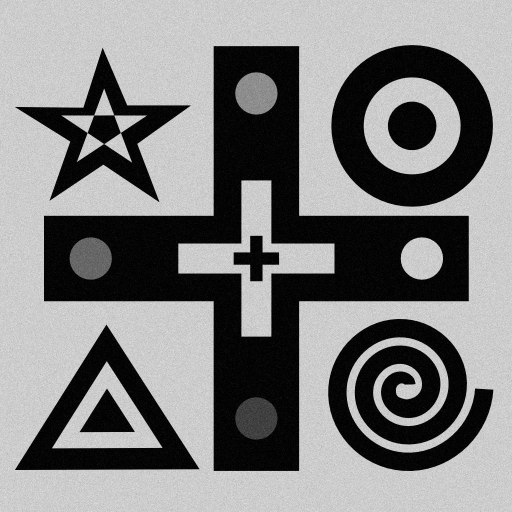
#> input picture lectures/01-ImagesAndNoise/figures/testpattern_noisy.jpg, 1024 x 1024 px (shown at 1/2 size); the run also reads 2 pictures not shown here
$ jupyter execute --allow-errors Introduction2Images.ipynb   (shell and % lines are left out)
#> lines starting #> are read from the running program, lines starting #| are printed output that depends on the picture
<h1>Contents<span class="tocSkip"></span></h1>
<div class="toc"><ul class="toc-item"><li><span><a href="#Module-Number/Introduction-to-images" data-toc-modified-id="Module-Number/Introduction-to-images-1"><span class="toc-item-num">1&nbsp;&nbsp;</span>Module Number/Introduction to images</a></span><ul class="toc-item"><li><span><a href="#Training-objectives" data-toc-modified-id="Training-objectives-1.1"><span class="toc-item-num">1.1&nbsp;&nbsp;</span>Training objectives</a></span></li></ul></li><li><span><a href="#What-shall-we-do-with-our-images?" data-toc-modified-id="What-shall-we-do-with-our-images?-2"><span class="toc-item-num">2&nbsp;&nbsp;</span>What shall we do with our images?</a></span><ul class="toc-item"><li><span><a href="#You-have-data..." data-toc-modified-id="You-have-data...-2.1"><span class="toc-item-num">2.1&nbsp;&nbsp;</span>You have data...</a></span><ul class="toc-item"><li><span><a href="#Important-questions" data-toc-modified-id="Important-questions-2.1.1"><span class="toc-item-num">2.1.1&nbsp;&nbsp;</span>Important questions</a></span></li><li><span><a href="#Which-information-do-you-expect-from-the-data" data-toc-modified-id="Which-information-do-you-expect-from-the-data-2.1.2"><span class="toc-item-num">2.1.2&nbsp;&nbsp;</span>Which information do you expect from the data</a></span></li></ul></li><li><span><a href="#Measurements-are-rarely-perfect" data-toc-modified-id="Measurements-are-rarely-perfect-2.2"><span class="toc-item-num">2.2&nbsp;&nbsp;</span>Measurements are rarely perfect</a></span></li><li><span><a href="#Questions" data-toc-modified-id="Questions-2.3"><span class="toc-item-num">2.3&nbsp;&nbsp;</span>Questions</a></span></li></ul></li><li><span><a href="#Images" data-toc-modified-id="Images-3"><span class="toc-item-num">3&nbsp;&nbsp;</span>Images</a></span><ul class="toc-item"><li><span><a href="#Define-an-image" data-toc-modified-id="Define-an-image-3.1"><span class="toc-item-num">3.1&nbsp;&nbsp;</span>Define an image</a></span><ul class="toc-item"><li><span><a href="#What-is-an-image?" data-toc-modified-id="What-is-an-image?-3.1.1"><span class="toc-item-num">3.1.1&nbsp;&nbsp;</span>What is an image?</a></span></li><li><span><a href="#Image-sampling" data-toc-modified-id="Image-sampling-3.1.2"><span class="toc-item-num">3.1.2&nbsp;&nbsp;</span>Image sampling</a></span></li><li><span><a href="#Different-types-of-images" data-toc-modified-id="Different-types-of-images-3.1.3"><span class="toc-item-num">3.1.3&nbsp;&nbsp;</span>Different types of images</a></span></li></ul></li><li><span><a href="#Pixel-size-and-resolution" data-toc-modified-id="Pixel-size-and-resolution-3.2"><span class="toc-item-num">3.2&nbsp;&nbsp;</span>Pixel size and resolution</a></span><ul class="toc-item"><li><span><a href="#Pixel-size" data-toc-modified-id="Pixel-size-3.2.1"><span class="toc-item-num">3.2.1&nbsp;&nbsp;</span>Pixel size</a></span></li><li><span><a href="#Resolution" data-toc-modified-id="Resolution-3.2.2"><span class="toc-item-num">3.2.2&nbsp;&nbsp;</span>Resolution</a></span></li><li><span><a href="#Demonstrating-different-pixel-sizes" data-toc-modified-id="Demonstrating-different-pixel-sizes-3.2.3"><span class="toc-item-num">3.2.3&nbsp;&nbsp;</span>Demonstrating different pixel sizes</a></span></li><li><span><a href="#Edges-at-different-resolutions-and-pixel-sizes" data-toc-modified-id="Edges-at-different-resolutions-and-pixel-sizes-3.2.4"><span class="toc-item-num">3.2.4&nbsp;&nbsp;</span>Edges at different resolutions and pixel sizes</a></span></li></ul></li><li><span><a href="#Image-intensity" data-toc-modified-id="Image-intensity-3.3"><span class="toc-item-num">3.3&nbsp;&nbsp;</span>Image intensity</a></span><ul class="toc-item"><li><span><a href="#How-many-bits-are-needed?" data-toc-modified-id="How-many-bits-are-needed?-3.3.1"><span class="toc-item-num">3.3.1&nbsp;&nbsp;</span>How many bits are needed?</a></span></li><li><span><a href="#The-histogram" data-toc-modified-id="The-histogram-3.3.2"><span class="toc-item-num">3.3.2&nbsp;&nbsp;</span>The histogram</a></span></li><li><span><a href="#Details-of-the-histogram" data-toc-modified-id="Details-of-the-histogram-3.3.3"><span class="toc-item-num">3.3.3&nbsp;&nbsp;</span>Details of the histogram</a></span></li><li><span><a href="#Histogram-examples" data-toc-modified-id="Histogram-examples-3.3.4"><span class="toc-item-num">3.3.4&nbsp;&nbsp;</span>Histogram examples</a></span></li></ul></li><li><span><a href="#Visualizing-gray-levels" data-toc-modified-id="Visualizing-gray-levels-3.4"><span class="toc-item-num">3.4&nbsp;&nbsp;</span>Visualizing gray levels</a></span><ul class="toc-item"><li><span><a href="#Using-pseudo-colormaps" data-toc-modified-id="Using-pseudo-colormaps-3.4.1"><span class="toc-item-num">3.4.1&nbsp;&nbsp;</span>Using pseudo colormaps</a></span></li><li><span><a href="#Brightness" data-toc-modified-id="Brightness-3.4.2"><span class="toc-item-num">3.4.2&nbsp;&nbsp;</span>Brightness</a></span></li><li><span><a href="#Contrast" data-toc-modified-id="Contrast-3.4.3"><span class="toc-item-num">3.4.3&nbsp;&nbsp;</span>Contrast</a></span></li></ul></li><li><span><a href="#Pixelwise-operations" data-toc-modified-id="Pixelwise-operations-3.5"><span class="toc-item-num">3.5&nbsp;&nbsp;</span>Pixelwise operations</a></span><ul class="toc-item"><li><span><a href="#Demonstrating-arithmetic-functions-(flat-field-normalization)" data-toc-modified-id="Demonstrating-arithmetic-functions-(flat-field-normalization)-3.5.1"><span class="toc-item-num">3.5.1&nbsp;&nbsp;</span>Demonstrating arithmetic functions (flat field normalization)</a></span></li><li><span><a href="#Normalization-with-loops" data-toc-modified-id="Normalization-with-loops-3.5.2"><span class="toc-item-num">3.5.2&nbsp;&nbsp;</span>Normalization with loops</a></span></li></ul></li><li><span><a href="#Questions" data-toc-modified-id="Questions-3.6"><span class="toc-item-num">3.6&nbsp;&nbsp;</span>Questions</a></span></li></ul></li><li><span><a href="#Noise-in-images" data-toc-modified-id="Noise-in-images-4"><span class="toc-item-num">4&nbsp;&nbsp;</span>Noise in images</a></span><ul class="toc-item"><li><span><a href="#Noise-types" data-toc-modified-id="Noise-types-4.1"><span class="toc-item-num">4.1&nbsp;&nbsp;</span>Noise types</a></span><ul class="toc-item"><li><span><a href="#Noise-models---Gaussian-noise" data-toc-modified-id="Noise-models---Gaussian-noise-4.1.1"><span class="toc-item-num">4.1.1&nbsp;&nbsp;</span>Noise models - Gaussian noise</a></span></li><li><span><a href="#Poisson-noise" data-toc-modified-id="Poisson-noise-4.1.2"><span class="toc-item-num">4.1.2&nbsp;&nbsp;</span>Poisson noise</a></span></li><li><span><a href="#Compare-Gaussian-and-Poisson-noise" data-toc-modified-id="Compare-Gaussian-and-Poisson-noise-4.1.3"><span class="toc-item-num">4.1.3&nbsp;&nbsp;</span>Compare Gaussian and Poisson noise</a></span></li></ul></li><li><span><a href="#Signal-to-noise-ratio" data-toc-modified-id="Signal-to-noise-ratio-4.2"><span class="toc-item-num">4.2&nbsp;&nbsp;</span>Signal to noise ratio</a></span><ul class="toc-item"><li><span><a href="#Compute-the-SNR-in-an-image" data-toc-modified-id="Compute-the-SNR-in-an-image-4.2.1"><span class="toc-item-num">4.2.1&nbsp;&nbsp;</span>Compute the SNR in an image</a></span></li><li><span><a href="#Signal-to-noise-ratio-for-Poisson-noise" data-toc-modified-id="Signal-to-noise-ratio-for-Poisson-noise-4.2.2"><span class="toc-item-num">4.2.2&nbsp;&nbsp;</span>Signal to noise ratio for Poisson noise</a></span></li><li><span><a href="#Simulate-neutron-transmission-with-noise" data-toc-modified-id="Simulate-neutron-transmission-with-noise-4.2.3"><span class="toc-item-num">4.2.3&nbsp;&nbsp;</span>Simulate neutron transmission with noise</a></span></li></ul></li><li><span><a href="#Questions" data-toc-modified-id="Questions-4.3"><span class="toc-item-num">4.3&nbsp;&nbsp;</span>Questions</a></span></li></ul></li><li><span><a href="#Summary" data-toc-modified-id="Summary-5"><span class="toc-item-num">5&nbsp;&nbsp;</span>Summary</a></span></li></ul></div>

<p style="font-size:2em;padding-bottom: 0.5em; font-weight: bold;">
E-learning course on <br / >
Advanced Neutron Imaging
</p>

<p style="font-size:1.25em;padding-bottom: 0.25em;">

# Module Number/Introduction to images

</p>

<p style="font-size:1em;">February 25, 2021</p>
<br /><br />
<p style="font-size:1.25em;padding-bottom: 0.25em; text-align: center;">Anders Kaestner</p>

[cell 1]
import numpy as np
import pandas as pd
import matplotlib.pyplot as plt
import matplotlib.patches as patches


from skimage.io import imread
from scipy.ndimage import convolve
from skimage.morphology import disk
from skimage.transform import resize
from itertools import product

import os
from io import StringIO
import skimage as ski

## Training objectives

- Terminal Training Objectives:
    - Obtain an awareness that numerical methods are needed for the quantitative interpretation of images.
    - Understand the concept of an image processing workflow.

- Enabling training objectives:
    - Understanding that the analysis objectives decide the choice of strategy and tools.
    - Basic definitions of
        - images
        - gray levels
        - visibility
        - noise

# What shall we do with our images?

## You have data...

Imaging experiments produce large amounts of data

### Important questions

What is the purpose of the experiment?

- Qualitative visual analysis using 3D visualization
- Sample characterization
- Determine process parameters
- Count and measure size of features
- etc.

### Which information do you expect from the data

| Intensity  | Geometry |
|:----------|:----------|
| Material composition | Identify features |
| Material transport   | Volume |
| Physical quantities | Shape |

The information you want to quantify affects:
- The choice of processing method
- The experiment strategy
- The choice of analysis tools

## Measurements are rarely perfect

<center>

</center>

Relevant features versus:
- Resolution
- Sample movement
- Noise
- Inhomogeneous contrast
- Artefacts

## Questions
1. Why
2. How
3. When

# Images

## Define an image

### What is an image?

A very abstract definition:
- __A pairing between spatial information (position)__
- __and some other kind of information (value).__

In most cases this is a 2- or 3-dimensional position (x,y,z coordinates)

### Image sampling
| The world is | The computer needs|
|:---:|:---:|
| Continuous    | Discrete levels |
| No boundaries | Limited extent |

A real world observation is contious and we need to sample the information in order to bring it into the computer for storage and to perform our analysis. There are different types of sampling involved to get a digital image.

Intensity
: The continous intensity must be sampled into discrete levels represented by a number of bits

Locations
:The location in the scene must be rasterized into a grid of pixels that contain the image intensity. The size of the pixels determine the greatest spatial frequency that can be respresented in the image. The spatial sampling follows the Nyquist sampling theorem that says that you have to sample by twice as fast the highest frequency in the scene. If you sample too slow you will see aliasing effects that appear as moiree fringes in the image.

```{figure} figures/grid.pdf
---
scale: 75%
---
The real world is sampled into discrete images with limited extent.
```

<center>

</center>

### Different types of images

<table>
    <tr>
        <th><center>2D</center></th>
        <th><center>3D</center></th>
        <th><center>4D</center></th>
    </tr>
    <tr>
        <td></td>
        <td>

        </td>
        <td></td>
    </tr>
    <tr>
        <td>Radiographs</td>
        <td>Tomography<br/>Time-series<br/>Spectrum</td>
        <td>Volume time series</td>
    </tr>
</table>

## Pixel size and resolution

It is important to distinguish between pixel size and resolution

### Pixel size
The pixel size is
- The sample pitch between two adjacent pixels
- The smallest area represented in the image

### Resolution
The resolution is related to the optical system
- It is the effect of the optical transfer function of the acquisition system.
- Should have a greater value than the pixel size.
- Defines the smallest pixel size when you set up your acquistion conditions.

### Demonstrating different pixel sizes
What happens when we represent the same image with less pixels?

In this example we downsample the image first by a factor two. This change is barely visible when we show the image, but the number of pixels have reduced by a factor four. In the second example the image is downscaled by a factor 32 and you can clearly observe how pixelated the image is. A this level of downscaling, you can only see very coarse features in the sample.

Down scaling is sometimes used as a method to speed up the frame rate as it radiacally reduces the number of bytes to be transfered from the detector and also the amount of data to write on disk. You should however be careful not to down scale by a too great factor as you will loose spatial information when doing so.

#> (a cell that did not finish here is left out)

### Edges at different resolutions and pixel sizes

Finding the correct pixel size is related to the resolution of the imaging system. You can sample low resolved scenes with many pixels but then the edges will appear blurred and will essentially waste a lot data on little added value.

The example below shows what an ideal edge would look like and what it mostly looks like when we acquire our images. As you can see, the "real" edge is represented by a smooth transition spread over several pixels.

```{figure} figures/edge.pdf
---
scale: 75%
---
Examples of edges sampled with different pixel sizes.
```

<center>

</center>

## Image intensity
What happens when we reduce the number of gray-levels in the image?

The image intensity is determined by the response function of the imaging system. In the case of neutron imaging we are talking about the transmission of the neutron beam through the sample. The transmission follows Beer-Lambert's law
$I(x,y)=I(x,y) e^{-\int_L \mu(x) dx}$, this is only a simplified version. More complicated versions including the neutron energy are presented in other parts of this course.

The information captured by the detector is stored in digital form with different gray level dynamics. We are often talking about 8 or 16 bit integer when we store images. This means that each pixel can represent the measured intensity with either 256 or 65565 gray levels respectively. In the example below we demonstrate what happens when only very few gray levels are used.

#> (a cell that did not finish here is left out)

It is important to use as many gray levels at possible when you expose your images. The image turns patchy when you use too few levels which you can see in the example above. The patchiness reduces the precision of your evaluation, there is less margin to make estimations and decisions. The number of gray levels depend on many factors like:

- Exposure time
- Neutron flux
- Conversion efficiency
- Conversion rate of the detector
- Pixel size

So, it is your task to optimize your acquisition to provide well illuminated images by changing these parameters. Some are easier than others to change and contstraint are given by the type of investigation you are doing.

### How many bits are needed?

The number of bits you need depends on:
- Contrast difference
- Separate many different sample features
- Sensitivity to rounding errors

The table below gives you an idea how many bits you need to represent your image information. In the extreme you would only need a single bit per pixel (8 pixels per byte) to represent a bi-level image from a segmentation. The other extreme would be to use double precision floating point that requires 64 bits (8 bytes) per pixels. Double precision is rarely needed and single precision is mostly sufficient which saves you memory. Saving memory is in particular important when you work with 3D images.

<span style="font-size:1.5em;">

| Few bits | Many bits | Floating point |
|:----------|:-----------|:----------------|
|High contrast<br/>Clean images<br/>Segmented data|Low contrast<br/>Noisy images<br/>Gradual changes|High intensity dynamics<br/>Quantification to physical properties<br/>In algorithms|

</span>

### The histogram

The histogram is a statistical tool to show frequency of each graylevel in the image.

It is essentially a plot where the you count how many times each gray level appears in the image. For a 16-bit image this would result 65565 points. This is far too detailed therefore it is common to use bins of several gray level to reduce the level of detail in the histogram and also improve the readability. In the example below we use 100 histogram bins which look quite reasonable for this image. Chosing the number of bins depends on the image size too. Your histogram doesn't look very useful if you have too many bins compared to the available number of pixels. You can use the piece of code below to explore what happens when you change the number of bins.

[cell 4]
fig,ax = plt.subplots(1,2,figsize=(15,5))

# Compute and show a histogram
#> (the rest of this cell did not finish here and is left out)

It can be used for the analysis of the image as it gives you an idea which values are related to different features in the image. The histogram tells you the area covered by a give pixel value and a later section we will see how the histogram can be used to segment the images.

### Details of the histogram
Let's look att different regions in the image and their representation in the histogram.

<center>

</center>

```{figure} figures/histogram_regions.pdf
---
scale: 75%
---
Regions in the image connected to their position in the histogram.
```

### Histogram examples

[cell 5]
a=plt.imread('figures/testpattern_noisy.jpg')
#> a is the input picture: shape (1024, 1024); min 0, max 253, mean 127.6
b=plt.imread('figures/neutron_camera.png')
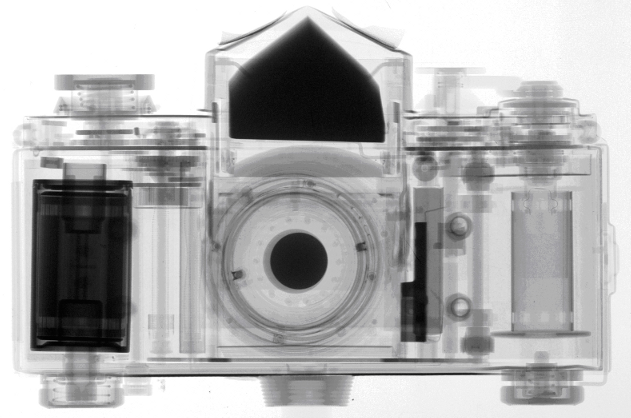
#> input picture lectures/01-ImagesAndNoise/figures/neutron_camera.png, 631 x 418 px
#> b is the input picture: shape (418, 631, 3) float32; mean R, G, B 0.691, 0.69, 0.691
c0=plt.imread('figures/root_slices.png')
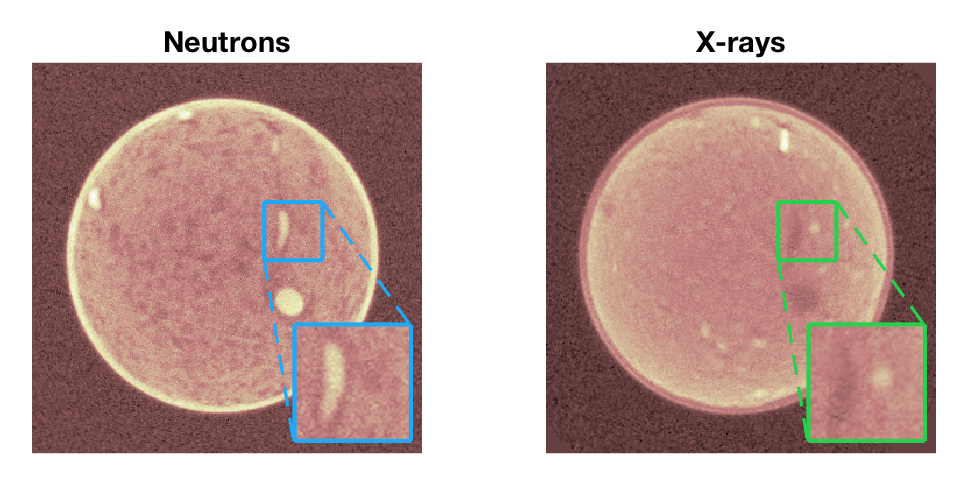
#> input picture lectures/01-ImagesAndNoise/figures/root_slices.png, 965 x 487 px
#> c0 is the input picture: shape (487, 965, 4) float32; mean R, G, B, A 0.748, 0.643, 0.623, 1
c1=plt.imread('figures/root_histogram.png')
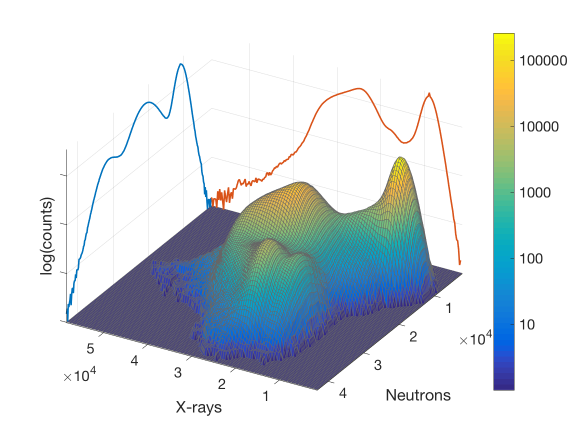
#> input picture lectures/01-ImagesAndNoise/figures/root_histogram.png, 1167 x 875 px (shown at 1/2 size)
#> c1 is the input picture: shape (875, 1167, 3) float32; mean R, G, B 0.844, 0.872, 0.885

fig,ax=plt.subplots(2,3,figsize=(15,8))
ax=ax.ravel()

ax[0].imshow(a,cmap='gray')
ax[0].set_xticks([]);ax[0].set_yticks([])
ax[0].set_title('Noisy bi-level image')
ax[3].hist(a.ravel(),bins=100)
ax[1].imshow(b,cmap='gray')
ax[1].set_title('Neutron image')
ax[1].set_xticks([]);ax[1].set_yticks([])
ax[4].hist(b.ravel(),bins=100)
ax[2].imshow(c0)
ax[2].set_title('Bivariate data')
ax[2].axis('off')
ax[5].imshow(c1)
ax[5].axis('off');
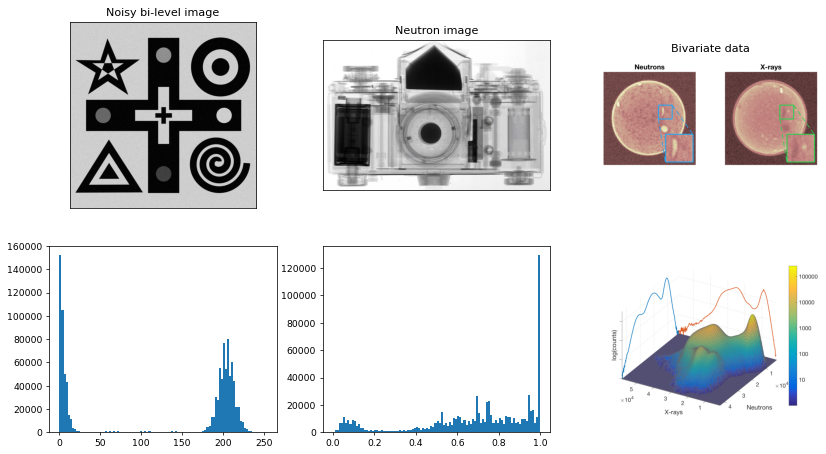
#> figure drawn by matplotlib, 6 panels; panel 4: tallest bar 152708 high, from x = -2.22e-16 to 2.53; panel 5: tallest bar 129819 high, from x = 0.99 to 1

## Visualizing gray levels

The human eye is not able to resolve many intensity levels

In this example we demonstrate how easy or hard it can be to perceive contrast differences in an image with different number of gray levels. How well you can see the differences depends on one hand on how well your eye can resolve the contrast difference, but there are also technical issues related to how well you can see the changes. E.g. how well your screen can display the changes and even the ambient light in the room you are working in.

[cell 6]
xlin = np.linspace(0,255, 256)
xx, yy = np.meshgrid(xlin, xlin)

fig, ax = plt.subplots(1,3, figsize = (15, 5))
n=32; ax[0].imshow(np.floor(xx/n), interpolation='None', cmap = 'gray');  ax[0].set_title('{0} levels'.format(256//n))
n=8;  ax[1].imshow(np.floor(xx/n), interpolation='None', cmap = 'gray');  ax[1].set_title('{0} levels'.format(256//n))
n=1;  ax[2].imshow(np.floor(xx/n), interpolation='None', cmap = 'gray');  ax[2].set_title('{0} levels'.format(256//n));
#> (the rest of the program and of its run is left out)
